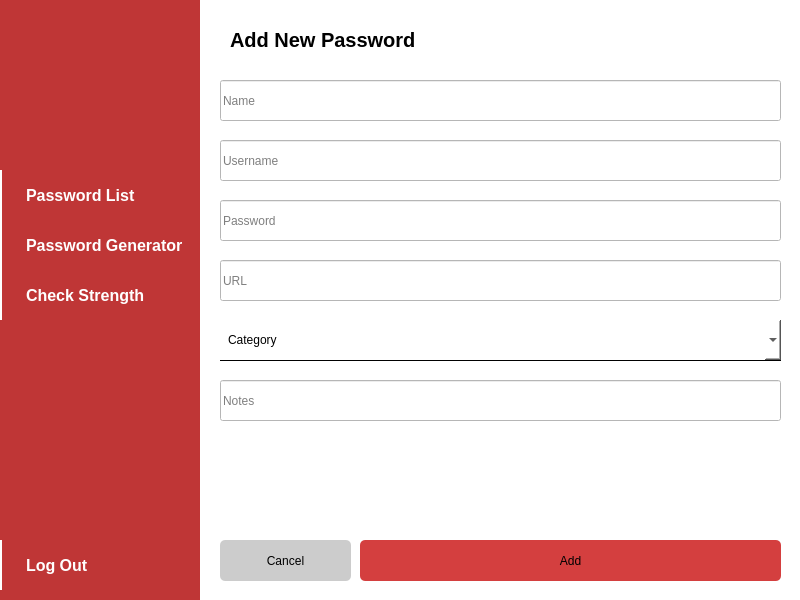
<?xml version="1.0" encoding="UTF-8"?>
<ui version="4.0">
 <class>PasAdd</class>
 <widget class="QWidget" name="PasAdd">
  <property name="geometry">
   <rect>
    <x>0</x>
    <y>0</y>
    <width>800</width>
    <height>600</height>
   </rect>
  </property>
  <property name="windowTitle">
   <string>Form</string>
  </property>
  <widget class="QWidget" name="menuWidget" native="true">
   <property name="geometry">
    <rect>
     <x>0</x>
     <y>0</y>
     <width>200</width>
     <height>600</height>
    </rect>
   </property>
   <property name="sizePolicy">
    <sizepolicy hsizetype="Preferred" vsizetype="Maximum">
     <horstretch>0</horstretch>
     <verstretch>0</verstretch>
    </sizepolicy>
   </property>
   <property name="minimumSize">
    <size>
     <width>200</width>
     <height>500</height>
    </size>
   </property>
   <property name="baseSize">
    <size>
     <width>200</width>
     <height>532</height>
    </size>
   </property>
   <property name="palette">
    <palette>
     <active>
      <colorrole role="Button">
       <brush brushstyle="SolidPattern">
        <color alpha="255">
         <red>191</red>
         <green>54</green>
         <blue>54</blue>
        </color>
       </brush>
      </colorrole>
      <colorrole role="Base">
       <brush brushstyle="SolidPattern">
        <color alpha="255">
         <red>191</red>
         <green>54</green>
         <blue>54</blue>
        </color>
       </brush>
      </colorrole>
      <colorrole role="Window">
       <brush brushstyle="SolidPattern">
        <color alpha="255">
         <red>191</red>
         <green>54</green>
         <blue>54</blue>
        </color>
       </brush>
      </colorrole>
     </active>
     <inactive>
      <colorrole role="Button">
       <brush brushstyle="SolidPattern">
        <color alpha="255">
         <red>191</red>
         <green>54</green>
         <blue>54</blue>
        </color>
       </brush>
      </colorrole>
      <colorrole role="Base">
       <brush brushstyle="SolidPattern">
        <color alpha="255">
         <red>191</red>
         <green>54</green>
         <blue>54</blue>
        </color>
       </brush>
      </colorrole>
      <colorrole role="Window">
       <brush brushstyle="SolidPattern">
        <color alpha="255">
         <red>191</red>
         <green>54</green>
         <blue>54</blue>
        </color>
       </brush>
      </colorrole>
     </inactive>
     <disabled>
      <colorrole role="Button">
       <brush brushstyle="SolidPattern">
        <color alpha="255">
         <red>191</red>
         <green>54</green>
         <blue>54</blue>
        </color>
       </brush>
      </colorrole>
      <colorrole role="Base">
       <brush brushstyle="SolidPattern">
        <color alpha="255">
         <red>191</red>
         <green>54</green>
         <blue>54</blue>
        </color>
       </brush>
      </colorrole>
      <colorrole role="Window">
       <brush brushstyle="SolidPattern">
        <color alpha="255">
         <red>191</red>
         <green>54</green>
         <blue>54</blue>
        </color>
       </brush>
      </colorrole>
     </disabled>
    </palette>
   </property>
   <property name="styleSheet">
    <string notr="true">QPushButton {
	font-size: 16px;
	font-weight: bold;
	background-color: #bf3636;
	color: white;
	padding: 8px;
	padding-left: 24px;
	border: none;
	border-left: 2px solid white;
	text-align:left;
}
QPushButton:hover {
	background-color: #d43f3f;
}
QWidget{
	background-color: #bf3636;
}</string>
   </property>
   <widget class="QPushButton" name="pasListBtn">
    <property name="geometry">
     <rect>
      <x>0</x>
      <y>170</y>
      <width>200</width>
      <height>50</height>
     </rect>
    </property>
    <property name="focusPolicy">
     <enum>Qt::FocusPolicy::ClickFocus</enum>
    </property>
    <property name="styleSheet">
     <string notr="true"/>
    </property>
    <property name="text">
     <string>Password List</string>
    </property>
   </widget>
   <widget class="QPushButton" name="pasGenBtn">
    <property name="geometry">
     <rect>
      <x>0</x>
      <y>220</y>
      <width>200</width>
      <height>50</height>
     </rect>
    </property>
    <property name="focusPolicy">
     <enum>Qt::FocusPolicy::ClickFocus</enum>
    </property>
    <property name="text">
     <string>Password Generator</string>
    </property>
   </widget>
   <widget class="QPushButton" name="pasCheckBtn">
    <property name="geometry">
     <rect>
      <x>0</x>
      <y>270</y>
      <width>200</width>
      <height>50</height>
     </rect>
    </property>
    <property name="focusPolicy">
     <enum>Qt::FocusPolicy::ClickFocus</enum>
    </property>
    <property name="text">
     <string>Check Strength</string>
    </property>
   </widget>
   <widget class="QPushButton" name="logOutBtn">
    <property name="geometry">
     <rect>
      <x>0</x>
      <y>540</y>
      <width>200</width>
      <height>50</height>
     </rect>
    </property>
    <property name="focusPolicy">
     <enum>Qt::FocusPolicy::ClickFocus</enum>
    </property>
    <property name="text">
     <string>Log Out</string>
    </property>
   </widget>
   <widget class="QLabel" name="logo">
    <property name="geometry">
     <rect>
      <x>40</x>
      <y>20</y>
      <width>120</width>
      <height>120</height>
     </rect>
    </property>
    <property name="styleSheet">
     <string notr="true"/>
    </property>
    <property name="text">
     <string/>
    </property>
    <property name="pixmap">
     <pixmap resource="resources.qrc">:/res/pasman.png</pixmap>
    </property>
    <property name="scaledContents">
     <bool>true</bool>
    </property>
   </widget>
  </widget>
  <widget class="QWidget" name="contentWidget" native="true">
   <property name="geometry">
    <rect>
     <x>200</x>
     <y>0</y>
     <width>600</width>
     <height>600</height>
    </rect>
   </property>
   <property name="sizePolicy">
    <sizepolicy hsizetype="Preferred" vsizetype="Maximum">
     <horstretch>0</horstretch>
     <verstretch>0</verstretch>
    </sizepolicy>
   </property>
   <property name="minimumSize">
    <size>
     <width>567</width>
     <height>532</height>
    </size>
   </property>
   <property name="palette">
    <palette>
     <active>
      <colorrole role="Button">
       <brush brushstyle="SolidPattern">
        <color alpha="255">
         <red>255</red>
         <green>255</green>
         <blue>255</blue>
        </color>
       </brush>
      </colorrole>
      <colorrole role="Base">
       <brush brushstyle="SolidPattern">
        <color alpha="255">
         <red>255</red>
         <green>255</green>
         <blue>255</blue>
        </color>
       </brush>
      </colorrole>
      <colorrole role="Window">
       <brush brushstyle="SolidPattern">
        <color alpha="255">
         <red>255</red>
         <green>255</green>
         <blue>255</blue>
        </color>
       </brush>
      </colorrole>
     </active>
     <inactive>
      <colorrole role="Button">
       <brush brushstyle="SolidPattern">
        <color alpha="255">
         <red>255</red>
         <green>255</green>
         <blue>255</blue>
        </color>
       </brush>
      </colorrole>
      <colorrole role="Base">
       <brush brushstyle="SolidPattern">
        <color alpha="255">
         <red>255</red>
         <green>255</green>
         <blue>255</blue>
        </color>
       </brush>
      </colorrole>
      <colorrole role="Window">
       <brush brushstyle="SolidPattern">
        <color alpha="255">
         <red>255</red>
         <green>255</green>
         <blue>255</blue>
        </color>
       </brush>
      </colorrole>
     </inactive>
     <disabled>
      <colorrole role="Button">
       <brush brushstyle="SolidPattern">
        <color alpha="255">
         <red>255</red>
         <green>255</green>
         <blue>255</blue>
        </color>
       </brush>
      </colorrole>
      <colorrole role="Base">
       <brush brushstyle="SolidPattern">
        <color alpha="255">
         <red>255</red>
         <green>255</green>
         <blue>255</blue>
        </color>
       </brush>
      </colorrole>
      <colorrole role="Window">
       <brush brushstyle="SolidPattern">
        <color alpha="255">
         <red>255</red>
         <green>255</green>
         <blue>255</blue>
        </color>
       </brush>
      </colorrole>
     </disabled>
    </palette>
   </property>
   <property name="autoFillBackground">
    <bool>false</bool>
   </property>
   <property name="styleSheet">
    <string notr="true">#addBtn
{
	background: #d43f3f;
	border: none;
	border-radius: 5px;
}
#addBtn:hover
{
	background: #f04848;
}
#cancelBtn
{
	background: #cccccc;
	border: none;
	border-radius: 5px;
	color: black;
}
#cancelBtn:hover
{
	background: #bbbbbb;
}
QWidget {
	background-color: white;
}
QComboBox {
	padding: 8px;
	border: none;
	border-bottom: 1px solid black;
	color: black;
}
QComboBox:focus {
	border: none;
	border-bottom: 1px solid #bf3636;
}
QComboBox QAbstractItemView {
	color: black;
	padding: 8px;
}

</string>
   </property>
   <widget class="QLineEdit" name="name">
    <property name="geometry">
     <rect>
      <x>20</x>
      <y>80</y>
      <width>561</width>
      <height>41</height>
     </rect>
    </property>
    <property name="focusPolicy">
     <enum>Qt::FocusPolicy::StrongFocus</enum>
    </property>
    <property name="styleSheet">
     <string notr="true">color: black;</string>
    </property>
    <property name="text">
     <string/>
    </property>
    <property name="maxLength">
     <number>64</number>
    </property>
    <property name="placeholderText">
     <string>Name</string>
    </property>
   </widget>
   <widget class="QPushButton" name="addBtn">
    <property name="geometry">
     <rect>
      <x>160</x>
      <y>540</y>
      <width>421</width>
      <height>41</height>
     </rect>
    </property>
    <property name="palette">
     <palette>
      <active>
       <colorrole role="Button">
        <brush brushstyle="SolidPattern">
         <color alpha="255">
          <red>212</red>
          <green>63</green>
          <blue>63</blue>
         </color>
        </brush>
       </colorrole>
       <colorrole role="Base">
        <brush brushstyle="SolidPattern">
         <color alpha="255">
          <red>212</red>
          <green>63</green>
          <blue>63</blue>
         </color>
        </brush>
       </colorrole>
       <colorrole role="Window">
        <brush brushstyle="SolidPattern">
         <color alpha="255">
          <red>212</red>
          <green>63</green>
          <blue>63</blue>
         </color>
        </brush>
       </colorrole>
      </active>
      <inactive>
       <colorrole role="Button">
        <brush brushstyle="SolidPattern">
         <color alpha="255">
          <red>212</red>
          <green>63</green>
          <blue>63</blue>
         </color>
        </brush>
       </colorrole>
       <colorrole role="Base">
        <brush brushstyle="SolidPattern">
         <color alpha="255">
          <red>212</red>
          <green>63</green>
          <blue>63</blue>
         </color>
        </brush>
       </colorrole>
       <colorrole role="Window">
        <brush brushstyle="SolidPattern">
         <color alpha="255">
          <red>212</red>
          <green>63</green>
          <blue>63</blue>
         </color>
        </brush>
       </colorrole>
      </inactive>
      <disabled>
       <colorrole role="Button">
        <brush brushstyle="SolidPattern">
         <color alpha="255">
          <red>212</red>
          <green>63</green>
          <blue>63</blue>
         </color>
        </brush>
       </colorrole>
       <colorrole role="Base">
        <brush brushstyle="SolidPattern">
         <color alpha="255">
          <red>212</red>
          <green>63</green>
          <blue>63</blue>
         </color>
        </brush>
       </colorrole>
       <colorrole role="Window">
        <brush brushstyle="SolidPattern">
         <color alpha="255">
          <red>212</red>
          <green>63</green>
          <blue>63</blue>
         </color>
        </brush>
       </colorrole>
      </disabled>
     </palette>
    </property>
    <property name="focusPolicy">
     <enum>Qt::FocusPolicy::ClickFocus</enum>
    </property>
    <property name="autoFillBackground">
     <bool>false</bool>
    </property>
    <property name="styleSheet">
     <string notr="true"/>
    </property>
    <property name="text">
     <string>Add</string>
    </property>
   </widget>
   <widget class="QPushButton" name="cancelBtn">
    <property name="geometry">
     <rect>
      <x>20</x>
      <y>540</y>
      <width>131</width>
      <height>41</height>
     </rect>
    </property>
    <property name="focusPolicy">
     <enum>Qt::FocusPolicy::ClickFocus</enum>
    </property>
    <property name="styleSheet">
     <string notr="true"/>
    </property>
    <property name="text">
     <string>Cancel</string>
    </property>
   </widget>
   <widget class="QLineEdit" name="username">
    <property name="geometry">
     <rect>
      <x>20</x>
      <y>140</y>
      <width>561</width>
      <height>41</height>
     </rect>
    </property>
    <property name="focusPolicy">
     <enum>Qt::FocusPolicy::StrongFocus</enum>
    </property>
    <property name="styleSheet">
     <string notr="true">color: black;</string>
    </property>
    <property name="text">
     <string/>
    </property>
    <property name="maxLength">
     <number>64</number>
    </property>
    <property name="placeholderText">
     <string>Username</string>
    </property>
   </widget>
   <widget class="QLineEdit" name="password">
    <property name="geometry">
     <rect>
      <x>20</x>
      <y>200</y>
      <width>561</width>
      <height>41</height>
     </rect>
    </property>
    <property name="focusPolicy">
     <enum>Qt::FocusPolicy::StrongFocus</enum>
    </property>
    <property name="styleSheet">
     <string notr="true">color: black;</string>
    </property>
    <property name="text">
     <string/>
    </property>
    <property name="maxLength">
     <number>64</number>
    </property>
    <property name="echoMode">
     <enum>QLineEdit::EchoMode::Password</enum>
    </property>
    <property name="placeholderText">
     <string>Password</string>
    </property>
   </widget>
   <widget class="QLineEdit" name="URL">
    <property name="geometry">
     <rect>
      <x>20</x>
      <y>260</y>
      <width>561</width>
      <height>41</height>
     </rect>
    </property>
    <property name="focusPolicy">
     <enum>Qt::FocusPolicy::StrongFocus</enum>
    </property>
    <property name="styleSheet">
     <string notr="true">color: black;</string>
    </property>
    <property name="text">
     <string/>
    </property>
    <property name="maxLength">
     <number>1024</number>
    </property>
    <property name="placeholderText">
     <string>URL</string>
    </property>
   </widget>
   <widget class="QLineEdit" name="notes">
    <property name="geometry">
     <rect>
      <x>20</x>
      <y>380</y>
      <width>561</width>
      <height>41</height>
     </rect>
    </property>
    <property name="focusPolicy">
     <enum>Qt::FocusPolicy::StrongFocus</enum>
    </property>
    <property name="styleSheet">
     <string notr="true">color: black;</string>
    </property>
    <property name="text">
     <string/>
    </property>
    <property name="maxLength">
     <number>1024</number>
    </property>
    <property name="placeholderText">
     <string>Notes</string>
    </property>
   </widget>
   <widget class="QComboBox" name="category">
    <property name="geometry">
     <rect>
      <x>20</x>
      <y>320</y>
      <width>561</width>
      <height>41</height>
     </rect>
    </property>
    <property name="styleSheet">
     <string notr="true"/>
    </property>
    <property name="placeholderText">
     <string>Category</string>
    </property>
   </widget>
   <widget class="QLabel" name="label">
    <property name="geometry">
     <rect>
      <x>30</x>
      <y>20</y>
      <width>220</width>
      <height>40</height>
     </rect>
    </property>
    <property name="styleSheet">
     <string notr="true">color: black; font-size: 20px; font-weight: bold;</string>
    </property>
    <property name="text">
     <string>Add New Password</string>
    </property>
   </widget>
  </widget>
 </widget>
 <tabstops>
  <tabstop>name</tabstop>
  <tabstop>username</tabstop>
  <tabstop>password</tabstop>
  <tabstop>URL</tabstop>
  <tabstop>category</tabstop>
  <tabstop>notes</tabstop>
 </tabstops>
 <resources>
  <include location="resources.qrc"/>
 </resources>
 <connections/>
</ui>
